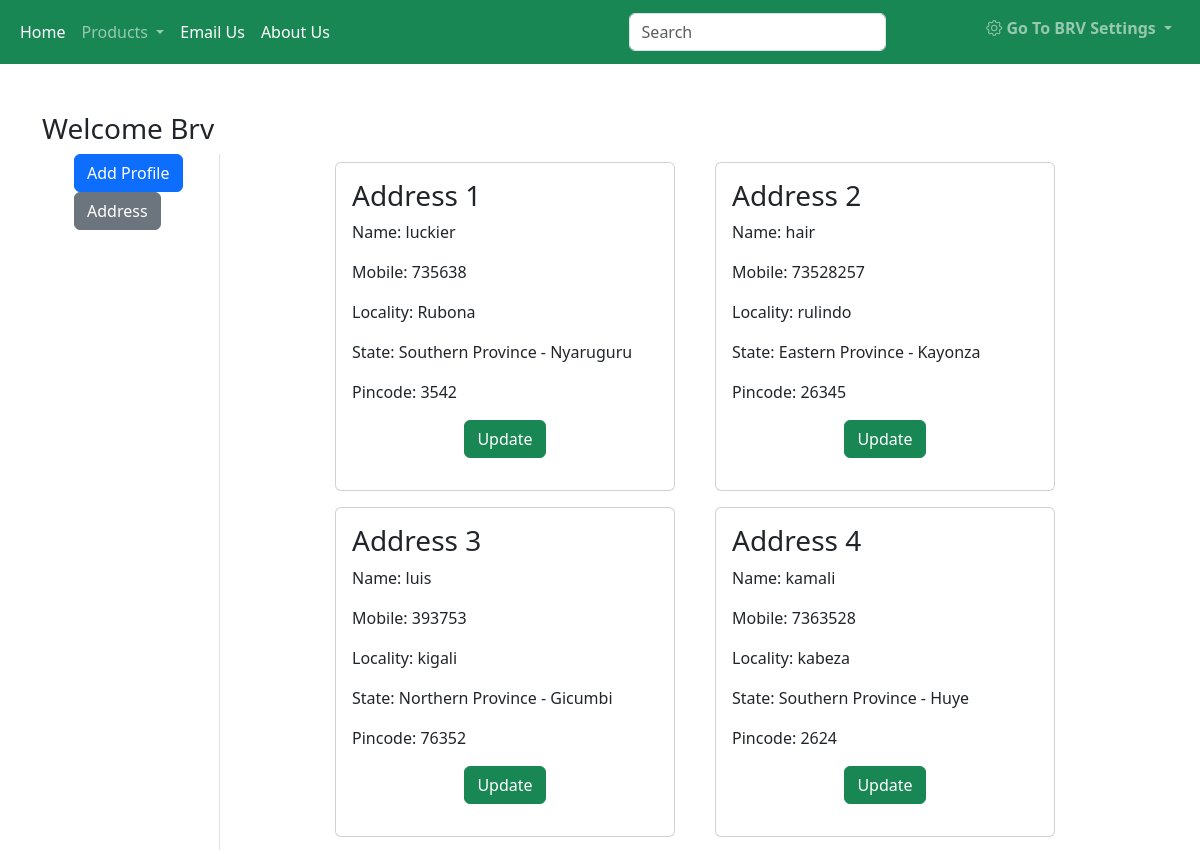
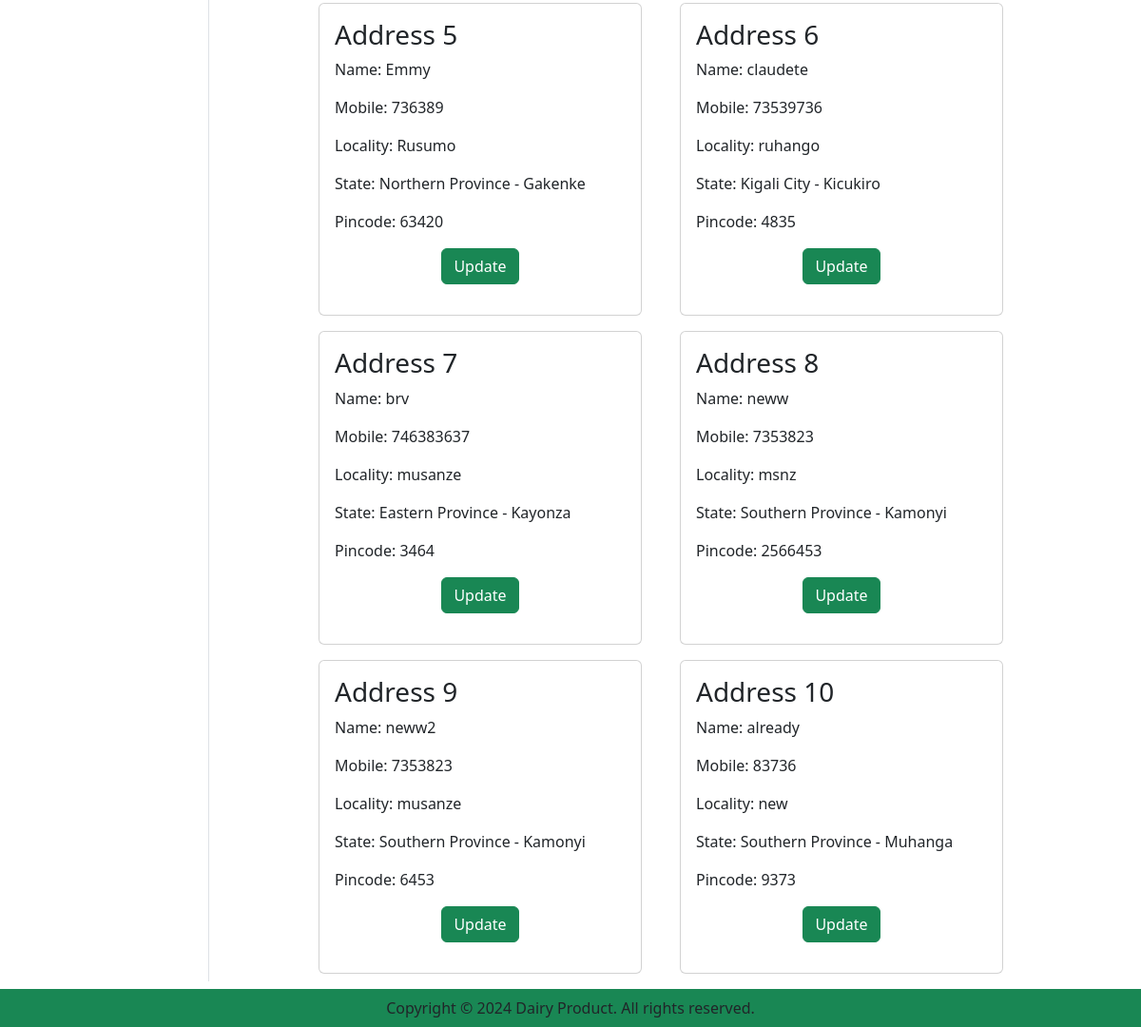
The page /address/ (signed in) on the database its author committed (2 pictures, top to bottom).
### app/models.py (models this page shows, shortened)
class Customer(models.Model):
    user = models.ForeignKey(User, on_delete=models.CASCADE)
    name = models.CharField(max_length=100)
    locality = models.CharField(max_length=100)
    city = models.CharField(max_length=100)
    mobile = models.IntegerField(default=0)
    zipcode = models.IntegerField(default=0)
    state = models.CharField(choices=STATE_CHOICES, max_length=100)

### app/views.py (the view)
# urls.py: path('address/',views.address, name='address'),
def address(request):
    add = Customer.objects.filter(user=request.user)
    return render(request, 'app/address.html', {'add': add})

### app/templates/app/address.html (shortened to what this page needs)
{% extends 'app/base.html' %}
{% load static %}
{% block main-content %}
<div class="container my-5">
    <div class="row">
            <h3> Welcome <span class="text-capitalize">{{request.user}}</span></h3>
         <div class="col-sm-2 border-end">
            <ul class="list unstyled">
                <a href="{% url 'profile' %}" class="btn btn-primary">Add Profile</a>
                <a href="{% url 'address' %}" class="btn btn-secondary" >Address</a>
            </ul>
          </div>
        <div class="col-sm-8 offset-sm-1">
             <div class="row">
                {% for ad in add %}
                <div class="col-sm-6">
                   <div class="card m-2">
                        <div class="card-body">
                            <h3> Address {{ forloop.counter}}</h3>
                            <p>Name: {{ad.name}}</p>
                            <p>Mobile: {{ad.mobile}}</p>
                            <p>Locality: {{ad.locality}}</p>
                            <p>State: {{ad.state}}</p>
                            <p>Pincode: {{ad.zipcode}}</p>
                            <p class="text-center"> <a href="{% url 'updateAddress' pk=ad.id %}" type="button" class="btn btn-success">Update</a> </p>
                        </div>
                   </div>
                </div>
                {% endfor %}
         </div>
   </div>
</div>
{% endblock main-content %}

### app/templates/app/base.html (shortened to what this page needs)
<!DOCTYPE html>
{% load static %}
<html lang="en">
<head>
    <link href="https://cdn.jsdelivr.net/npm/bootstrap@5.3.3/dist/css/bootstrap.min.css" rel="stylesheet">
    <link rel="stylesheet" href="{% static 'app/css/owl.carousel.min.css' %}">
    <link rel="stylesheet" href="{% static 'app/css/style.css' %}">
    <link rel="stylesheet" href="https://cdn.jsdelivr.net/npm/bootstrap-icons@1.5.0/font/bootstrap-icons.css">
    <link rel="stylesheet" href="{% static 'app/css/all.min.css' %}">
</head>
<body>
    <nav class="navbar navbar-expand-lg navbar-dark bg-success">
        <div class="container-fluid">
          <div class="collapse navbar-collapse" id="navbarSupportedContent">
            <ul class="navbar-nav me-auto mb-2 mb-lg-0">
              <li class="nav-item">
                <a href="{% url 'home' %}" class="nav-link active" aria-current="page" href="#">Home</a>
              </li>
              <li class="nav-item dropdown">
                <a class="nav-link dropdown-toggle" href="#" role="button" data-bs-toggle="dropdown" aria-expanded="false">
                  Products
                </a>
              </li>
            <a class="nav-link text-white" href="{% url 'message' %}"> Email Us</a>
              <li class="nav-item">
                <li class="nav-item">
                    <a class="nav-link text-white" href="{% url 'about' %}">About Us</a>
            </ul>
            <form class="d-flex" role="search">
              <input class="form-control me-2" type="search" placeholder="Search" aria-label="Search">
              <button class="btn btn-outline-success" type="submit">Search</button>
            </form>
          </div>
<ul class = "navbar-nav ms-auto mb-2" nb-lg-0">
  {% if user.is_authenticated %}
    <li class="nav-item dropdown mx-2">
        <a class="nav-link dropdown-toggle" href="#" id="profileDropdown role="button" data-bs-toggle="dropdown" aria-expanded="True">
          <i class="bi bi-gear"></i>  <strong >Go To {{ request.user.username|upper  }} Settings </strong> </a>
      </li>
  {% endif %}
</ul>
        </div>
      </nav>
      {% block main-content %} {% endblock main-content %}
      <footer class=" container-fluid bg-success fixed-bottom text-center p-2 mt-5">
        Copyright © 2024 Dairy Product. All rights reserved.
      </footer>
</body>
</html>

### rows shown on the page
Customer: name "luckier", mobile "735638", locality "Rubona", state "Southern Province - Nyaruguru", zipcode "3542"
Customer: name "hair", mobile "73528257", locality "rulindo", state "Eastern Province - Kayonza", zipcode "26345"
Customer: name "luis", mobile "393753", locality "kigali", state "Northern Province - Gicumbi", zipcode "76352"
Customer: name "kamali", mobile "7363528", locality "kabeza", state "Southern Province - Huye", zipcode "2624"
Customer: name "Emmy", mobile "736389", locality "Rusumo", state "Northern Province - Gakenke", zipcode "63420"
Customer: name "claudete", mobile "73539736", locality "ruhango", state "Kigali City - Kicukiro", zipcode "4835"
Customer: name "brv", mobile "746383637", locality "musanze", state "Eastern Province - Kayonza", zipcode "3464"
Customer: name "neww", mobile "7353823", locality "msnz", state "Southern Province - Kamonyi", zipcode "2566453"
Customer: name "neww2", mobile "7353823", locality "musanze", state "Southern Province - Kamonyi", zipcode "6453"
Customer: name "already", mobile "83736", locality "new", state "Southern Province - Muhanga", zipcode "9373"

### other values the page prints
{{ request.user.username|upper }} "BRV"
{{ request.user }} "Brv"
